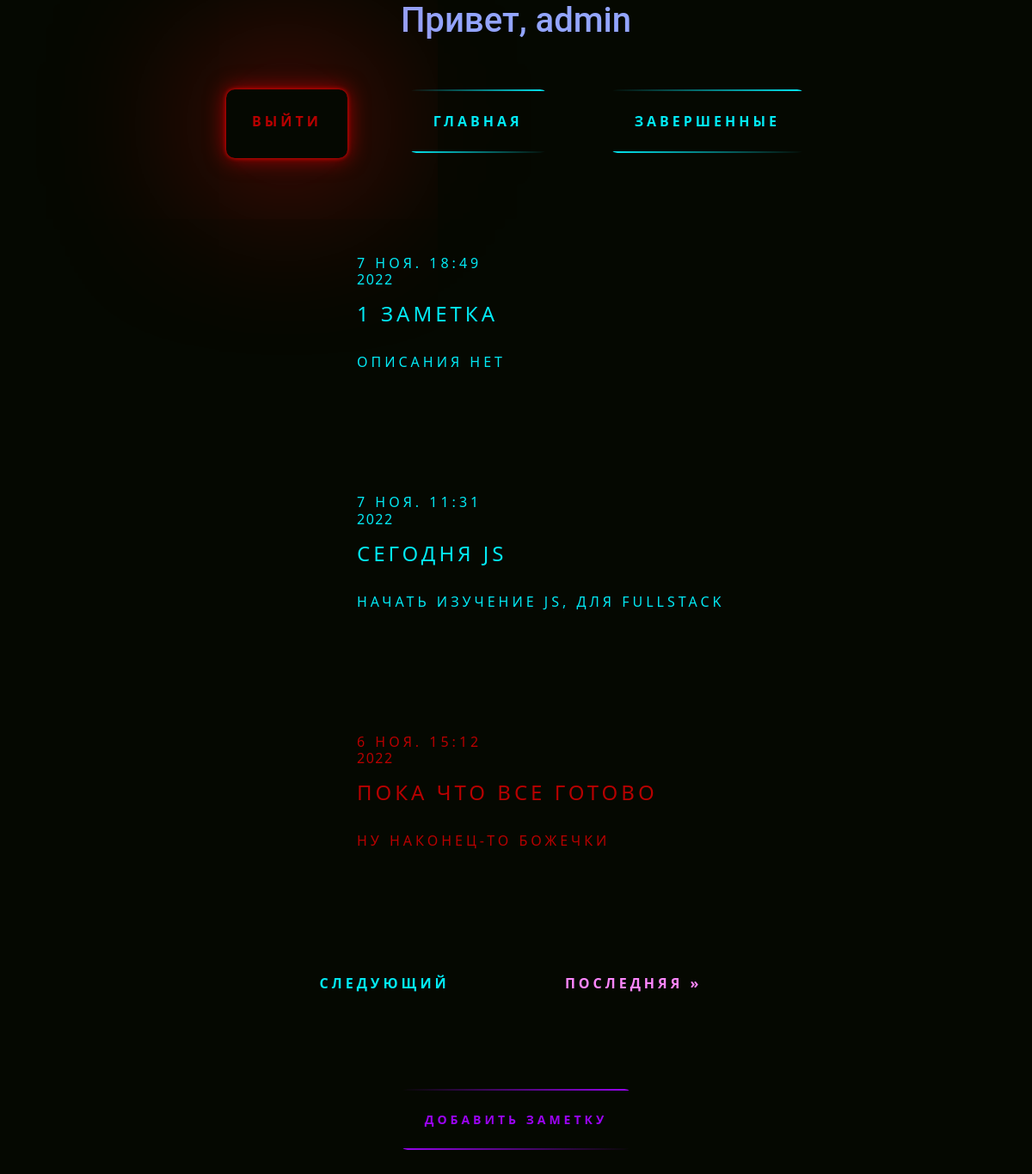
The app's page / (signed in) with its own data.
### notes_page/models.py (models this page shows, shortened)
class Notes(models.Model):
    name = models.CharField(max_length=30, blank=False, verbose_name='Заголовок')
    descriptions = models.TextField(max_length=1000, blank=True, verbose_name='Описание')
    important = models.BooleanField(blank=True, verbose_name='Важно')
    time_create = models.DateTimeField(auto_now_add=True, blank=True)
    datecompleted = models.DateTimeField(null=True, blank=True, auto_now=True)
    user_name = models.ForeignKey(User, on_delete=models.CASCADE, null=True, blank=True)
    task_complete = models.BooleanField(blank=True, default=False, verbose_name='Завершить задание')

### notes_page/views.py (the view)
# urls.py: path('', BlogListView.as_view(), name='home'),
class BlogListView(LoginRequiredMixin, ListView):
    paginate_by = 5
    model = Notes
    template_name = 'notes_page/home.html'

### templates/notes_page/home.html (shortened to what this page needs)
{% extends 'notes_page/base.html' %}
{% block content %}
    <div class="container" style="display: flex;justify-content: center;align-items: center;flex-direction: column-reverse;">
        {% for note in notes_list %}
            {% if note.task_complete == False %}
                <div style="width: 500px">
                    <a href="note/{{ note.id }}" {% if note.important == False %}style="text-decoration: none; width: 500px"{% else %}style="text-decoration: none; width: 500px" class="color2"{% endif %}>
                        <h6>{{ note.time_create|date:'j M. H:i' }}<p>{{ note.time_create|date:'Y' }}</p></h6>
                        <h4>{{ note.name }}</h4><br>
                        {% if note.descriptions %}
                            <h6 class="h5-cl">{{ note.descriptions }}</h6>
                        {% else %}
                            <h6>Описания нет</h6>
                        {% endif %}
                    </a>
                </div>
            {% endif %}
        {% endfor %}
    </div>
    <div class="pagination container" style="display: flex; justify-content: center">
        <span class="step-links">
            {% if page_obj.has_next %}
                <a href="?page={{ page_obj.next_page_number }}">Следующий</a>
                <a href="?page={{ page_obj.paginator.num_pages }}">Последняя &raquo;</a>
            {% endif %}
        </span>
    </div>
    <div class="container" style="display: flex;justify-content: center;align-items: center;flex-direction: column;">
        <a href="{% url 'post_new' %}" class="small new_color2 text-center">
            <span class="new_color"></span>
            <span class="new_color"></span>
            добавить заметку</a>
    </div>
{% endblock %}

### templates/notes_page/base.html (shortened to what this page needs)
<!DOCTYPE html>
<html lang="en">
<head>
    {% load static %}
    <link href="https://cdn.jsdelivr.net/npm/bootstrap@5.2.2/dist/css/bootstrap.min.css" rel="stylesheet">
    <link rel="stylesheet" href="{% static 'notes_page/style.css' %}">
    <link rel="stylesheet" href="{% static 'notes_page/span_color.css' %}">
</head>
<body>
{% if user.is_authenticated %}
    <div class="main">
        <h1 class="neon text-center">Привет, {{ request.user.username }}</h1>
        <nav class="navbar navbar-expand-lg">
          <div class="container-fluid">
            <div class="collapse navbar-collapse" id="navbarNav" style="justify-content: center; align-items: center">
              <ul class="navbar-nav">
                <li class="nav-item" style="display: flex">
                        <a href="{% url "logout" %}" class="color1">
                            Выйти
                        </a>
                </li>
                <li class="nav-item">
                  <a href="{% url "home" %}">
                        <span></span>
                        <span></span>
                        Главная
                  </a>
                </li>
                <li class="nav-item">
                  <a href="{% url "home_complete" %}">
                        <span></span>
                        <span></span>
                        завершенные
                  </a>
                </li>
              </ul>
            </div>
          </div>
        </nav>
            {% block content %}
            {% endblock %}
    </div>
{% endif %}
</body>
</html>

### notes_page/static/notes_page/style.css (style rules this page uses)
:root { color-scheme: dark; --flick-big-text-shadow: 0 0 2px #fff, 0 0 4px #fff, 0 0 8px #fff, 0 0 15px #03e9f4, 0 0 30px #03e9f4, 0 0 40px #03e9f4, 0 0 70px #03e9f4, 0 0 100px #03e9f4; --flick-small-text-shadow: 0 0 1px #fff, 0 0 2px #fff, 0 0 5px #fff, 0 0 11px #e8172d, 0 0 20px #ad0013, 0 0 30px #b70000, 0 0 55px #730000, 0 0 80px #d50038; }
* { margin: 0; padding: 0; box-sizing: border-box; }
body { display: flex; justify-content: center; align-items: flex-start; height: 100vh; background: #050801; font-weight: bold; }
a { position: relative; display: inline-block; padding: 25px 30px; margin: 40px 0; color: #03e9f4; text-decoration: none; text-transform: uppercase; transition: 0.5s; letter-spacing: 4px; overflow: hidden; margin-right: 35px; margin-left: 35px; border-radius: 10px; }
.color1 { box-shadow: 0 0 5px #f40303, 0 0 25px #a90000, 0 0 200px #ff1616; color: #b70000; }
.color2 { color: #b70000; }
a:nth-child(2) { filter: hue-rotate(110deg); }
a span { position: absolute; display: block; }
a span:nth-child(1) { top: 0; left: 0; width: 100%; height: 2px; background: linear-gradient(90deg,transparent,#03e9f4); animation: animate1 1s linear infinite; }
a span:nth-child(3) { bottom: 0; right: 0; width: 100%; height: 2px; background: linear-gradient(270deg,transparent,#03e9f4); animation: animate3 1s linear infinite; animation-delay: 0.50s; }
.neon { color: #93a5ff; font-family: "Roboto", "Lucida Grande", "DejaVu Sans", "Bitstream Vera Sans", Verdana, Arial, sans-serif; }
.h5-cl { white-space: nowrap; overflow: hidden; text-overflow: ellipsis; }
p { letter-spacing: 1.5px; }

### notes_page/static/notes_page/span_color.css (style rules this page uses)
.new_color2 { color: #9c03f4; }
.new_color:nth-child(1) { top: 0; left: 0; width: 100%; height: 2px; background: linear-gradient(90deg,transparent, #9c03f4); animation: animate1 1s linear infinite; }
.new_color:nth-child(3) { bottom: 0; right: 0; width: 100%; height: 2px; background: linear-gradient(270deg,transparent,#9c03f4); animation: animate3 1s linear infinite; animation-delay: 0.50s; }

### records on screen
Notes: time_create "6 НОЯ. 15:12", time_create "2022", name "ПОКА ЧТО ВСЕ ГОТОВО", descriptions "НУ НАКОНЕЦ-ТО БОЖЕЧКИ"
Notes: time_create "7 НОЯ. 11:31", time_create "2022", name "СЕГОДНЯ JS", descriptions "НАЧАТЬ ИЗУЧЕНИЕ JS, ДЛЯ FULLSTACK"
Notes: time_create "7 НОЯ. 18:49", time_create "2022", name "1 ЗАМЕТКА", descriptions "ОПИСАНИЯ НЕТ"

### other values on screen
{{ request.user.username }} "admin"
